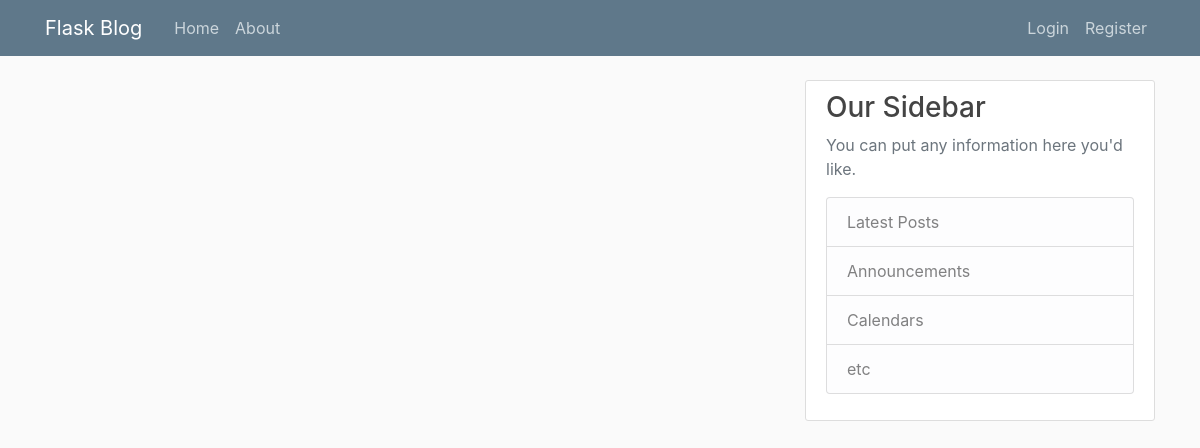
Page /home on the earlier database version.
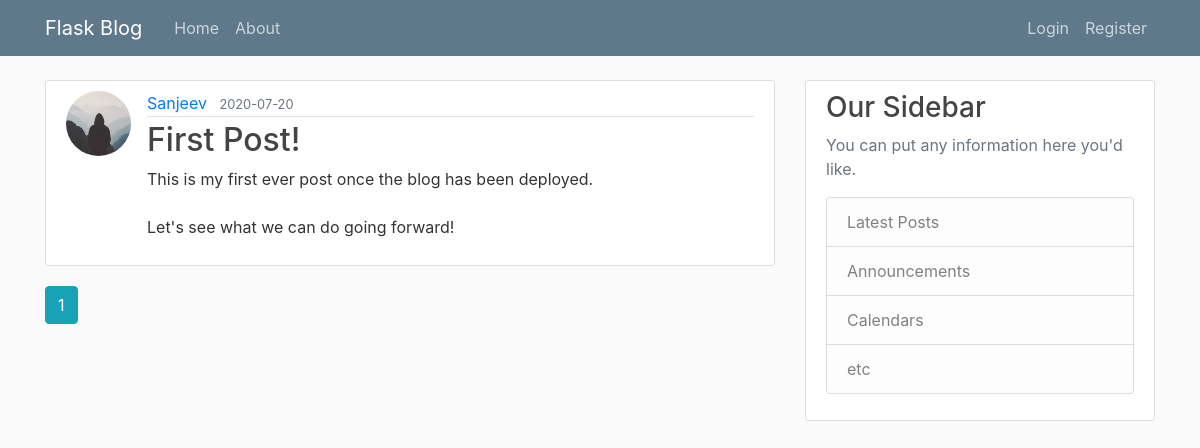
Same page on the later database version.
### flaskblog/models.py (models this page shows, shortened)
class Post(db.Model):
    id = db.Column(db.Integer, primary_key=True)
    title = db.Column(db.String(100), nullable=False)
    date_posted = db.Column(db.DateTime, nullable=False, default=datetime.utcnow)
    content = db.Column(db.Text, nullable=False)
    user_id = db.Column(db.Integer, db.ForeignKey('user.id'), nullable=False)

class User(db.Model, UserMixin):
    id = db.Column(db.Integer, primary_key=True)
    username = db.Column(db.String(20), unique=True, nullable=False)
    email = db.Column(db.String(120), unique=True, nullable=False)
    image_file = db.Column(db.String(20), nullable=False, default='default.jpg')
    password = db.Column(db.String(60), nullable=False)
    posts = db.relationship('Post', backref='author', lazy=True)

### flaskblog/routes.py (the view)
@app.route("/")
@app.route("/home")
def home():
    page = request.args.get('page', 1, type=int)
    posts = Post.query.order_by(Post.date_posted.desc()).paginate(page=page, per_page=5)
    return render_template('home.html', posts=posts)

### flaskblog/templates/home.html
{% extends "layout.html" %}
{% block content %}
    {% for post in posts.items %}
        <article class="media content-section">
          <img class="rounded-circle article-img" src="{{ url_for('static', filename='profile_pics/' + post.author.image_file) }}">
          <div class="media-body">
            <div class="article-metadata">
              <a class="mr-2" href="{{ url_for('user_posts', username=post.author.username) }}">{{ post.author.username }}</a>
              <small class="text-muted">{{ post.date_posted.strftime('%Y-%m-%d') }}</small>
            </div>
            <h2><a class="article-title" href="{{ url_for('post', post_id=post.id) }}">{{ post.title }}</a></h2>
            <p class="article-content">{{ post.content }}</p>
          </div>
        </article>
    {% endfor %}
    {% for page_num in posts.iter_pages(left_edge=1, right_edge=1, left_current=1, right_current=2) %}
      {% if page_num %}
        {% if posts.page == page_num %}
          <a class="btn btn-info mb-4" href="{{ url_for('home', page=page_num) }}">{{ page_num }}</a>
        {% else %}
          <a class="btn btn-outline-info mb-4" href="{{ url_for('home', page=page_num) }}">{{ page_num }}</a>
        {% endif %}
      {% else %}
        ...
      {% endif %}
    {% endfor %}
{% endblock content %}

### flaskblog/templates/layout.html (shortened to what this page needs)
<!DOCTYPE html>
<html>
<head>
    <link rel="stylesheet" href="https://maxcdn.bootstrapcdn.com/bootstrap/4.0.0/css/bootstrap.min.css">
    <link rel="stylesheet" type="text/css" href="{{ url_for('static', filename='main.css') }}">
</head>
<body>
    <header class="site-header">
      <nav class="navbar navbar-expand-md navbar-dark bg-steel fixed-top">
        <div class="container">
          <a class="navbar-brand mr-4" href="/">Flask Blog</a>
          <div class="collapse navbar-collapse" id="navbarToggle">
            <div class="navbar-nav mr-auto">
              <a class="nav-item nav-link" href="{{ url_for('home') }}">Home</a>
              <a class="nav-item nav-link" href="{{ url_for('about') }}">About</a>
            </div>
            <div class="navbar-nav">
              {% if current_user.is_authenticated %}
                <a class="nav-item nav-link" href="{{ url_for('new_post') }}">New Post</a>
                <a class="nav-item nav-link" href="{{ url_for('account') }}">Account</a>
                <a class="nav-item nav-link" href="{{ url_for('logout') }}">Logout</a>
              {% else %}
                <a class="nav-item nav-link" href="{{ url_for('login') }}">Login</a>
                <a class="nav-item nav-link" href="{{ url_for('register') }}">Register</a>
              {% endif %}
            </div>
          </div>
        </div>
      </nav>
    </header>
    <main role="main" class="container">
      <div class="row">
        <div class="col-md-8">
          {% block content %}{% endblock %}
        </div>
        <div class="col-md-4">
          <div class="content-section">
            <h3>Our Sidebar</h3>
            <p class='text-muted'>You can put any information here you'd like.
              <ul class="list-group">
                <li class="list-group-item list-group-item-light">Latest Posts</li>
                <li class="list-group-item list-group-item-light">Announcements</li>
                <li class="list-group-item list-group-item-light">Calendars</li>
                <li class="list-group-item list-group-item-light">etc</li>
              </ul>
            </p>
          </div>
        </div>
      </div>
    </main>
</body>
</html>

### flaskblog/static/main.css (style rules this page uses)
body { background: #fafafa; color: #333333; margin-top: 5rem; }
h1, h2, h3, h4, h5, h6 { color: #444444; }
.bg-steel { background-color: #5f788a; }
.site-header .navbar-nav .nav-link { color: #cbd5db; }
.content-section { background: #ffffff; padding: 10px 20px; border: 1px solid #dddddd; border-radius: 3px; margin-bottom: 20px; }
.article-title { color: #444444; }
.article-content { white-space: pre-line; }
.article-img { height: 65px; width: 65px; margin-right: 16px; }
.article-metadata { padding-bottom: 1px; margin-bottom: 4px; border-bottom: 1px solid #e3e3e3 }

Differences in the rows shown:
added Post: image_file (placeholder picture), author.username "Sanjeev", date_posted "2020-07-20", title "First Post!", content "This is my first ever post once the blog has been deployed. Let's see what we can do going forward!"
Other differences:
new list line: "1"
